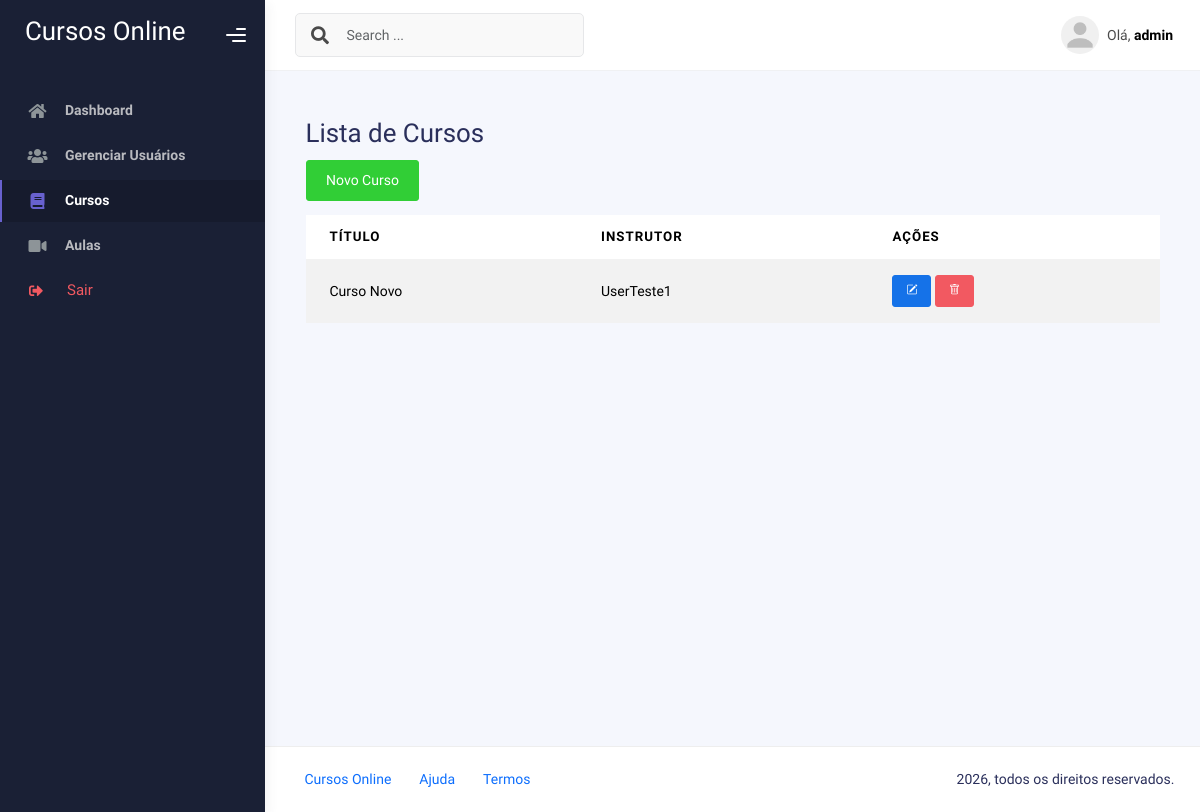
Before: /cursos/ (signed in) with the older database file.
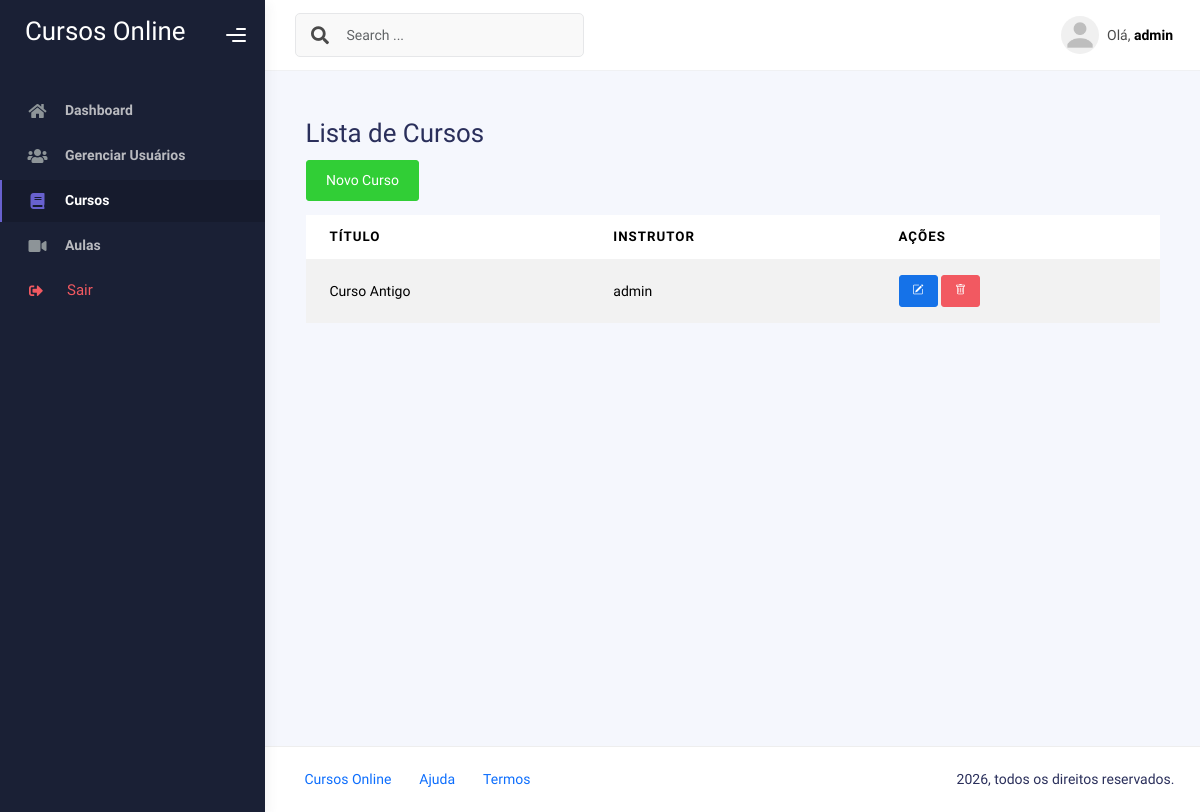
After: the same page with the newer database file.
### core/models.py (models this page shows, shortened)
class Curso(models.Model):
    titulo = models.CharField(max_length=100)
    descricao = models.TextField()
    instrutor = models.ForeignKey(User, on_delete=models.CASCADE, related_name='cursos')
    data_criacao = models.DateTimeField(auto_now_add=True)

### core/views.py (the view)
# urls.py: path('cursos/', views.curso_list, name='curso_list'),
@login_required
def curso_list(request):
    cursos = Curso.objects.all()
    return render(request, 'core/curso_list.html', {'cursos': cursos})

### templates/core/curso_list.html (shortened to what this page needs)
{% extends 'base.html' %}
{% block content %}
  <div class="container mt-4">
    <h2>Lista de Cursos</h2>
    <a href="{% url 'curso_form' %}" class="btn btn-success mb-3">Novo Curso</a>
    <div class="table-responsive">
      <table class="table table-striped">
        <thead>
          <tr>
            <th data-label="Título">Título</th>
            <th data-label="Instrutor">Instrutor</th>
            <th data-label="Ações">Ações</th>
          </tr>
        </thead>
        <tbody>
          {% for curso in cursos %}
            <tr>
              <td data-label="Título">{{ curso.titulo }}</td>
              <td data-label="Instrutor">{{ curso.instrutor.username }}</td>
              <td data-label="Ações">
                <div class="table-actions">
                  <a href="{% url 'curso_edit' curso.pk %}" class="btn btn-sm btn-primary" title="Editar">
                    <i class="bi bi-pencil-square btn-action-icon"></i>
                  </a>
                  <a href="{% url 'curso_delete' curso.pk %}" class="btn btn-sm btn-danger" title="Excluir">
                    <i class="bi bi-trash btn-action-icon"></i>
                  </a>
                </div>
              </td>
            </tr>
          {% empty %}
            <tr>
              <td colspan="3">Nenhum curso encontrado.</td>
            </tr>
          {% endfor %}
        </tbody>
      </table>
    </div>
  </div>
{% endblock %}

Changed rows visible on the page:
removed Curso: titulo "Curso Novo", instrutor.username "UserTeste1"
added Curso: titulo "Curso Antigo", instrutor.username "admin"
